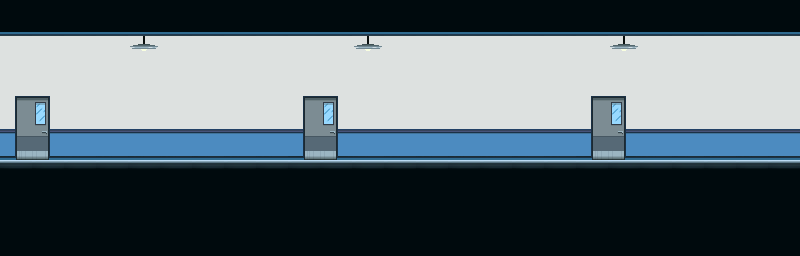

Rendered tile map (Tiled .tmx) drawn with the repository's tilesets; below, a short description and the full map source, tile grids included:
An orthogonal 25x8 tile map with 32x32 px tiles, 1 tile layer (Tile Layer 1).

<map version="1.2" tiledversion="1.2.4" orientation="orthogonal" renderorder="right-down" width="25" height="8" tilewidth="32" tileheight="32" infinite="0" nextlayerid="2" nextobjectid="1">
 <tileset firstgid="1" name="office_tiles2" tilewidth="32" tileheight="32" tilecount="70" columns="10">
  <image source="data/office_tiles2.png" width="320" height="224" />
 </tileset>
 <layer id="1" name="Tile Layer 1" width="25" height="8">
  <data encoding="csv">
45,45,45,45,45,45,45,45,45,45,45,45,45,45,45,45,45,45,45,45,45,45,45,45,45,
13,13,13,13,2,13,13,13,13,13,13,2,13,13,13,13,13,13,13,2,13,13,13,13,13,
23,23,23,23,23,23,23,23,23,23,23,23,23,23,23,23,23,23,23,23,23,23,23,23,23,
21,22,23,23,23,23,23,23,23,21,22,23,23,23,23,23,23,23,21,22,23,23,23,23,23,
31,32,33,33,33,33,33,33,33,31,32,33,33,33,33,33,33,33,31,32,33,33,33,33,33,
42,42,42,42,42,42,42,42,42,42,42,42,42,42,42,42,42,42,42,42,42,42,42,42,42,
45,45,45,45,45,45,45,45,45,45,45,45,45,45,45,45,45,45,45,45,45,45,45,45,45,
45,45,45,45,45,45,45,45,45,45,45,45,45,45,45,45,45,45,45,45,45,45,45,45,45
</data>
 </layer>
</map>